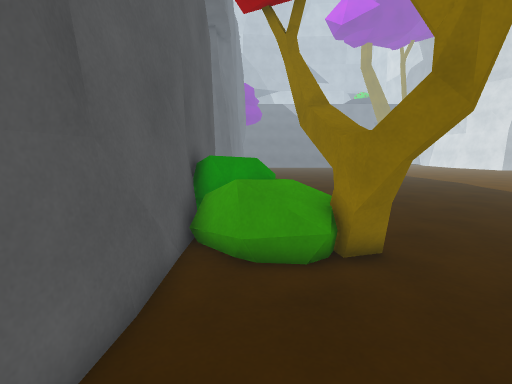
view 1 (above)

19 first-person views from a walk through a scene from a Unity 3-D project. The camera is 1.3 m above the floor, tilts 8° down and sees 85° across. The floor is counted in squares, 0.5 m on a side. Each view is taken from the middle of a square. On the plan, view 1 faces up. The plan holds only what a view shows up to about 19 squares ahead; the rest is blank. The place goes on beyond the plan. The player is left out. Surface patterns are stand-ins for the level's own textures.

view 2
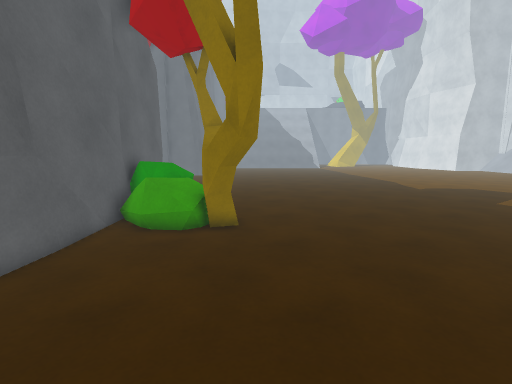

view 3
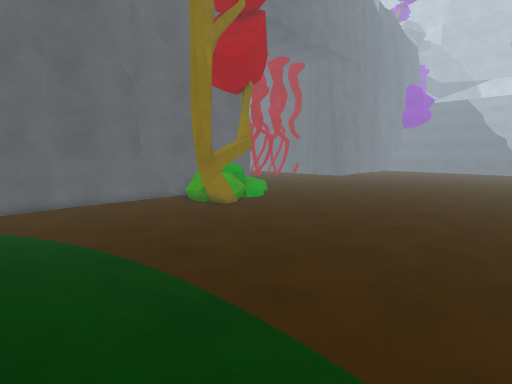

view 4
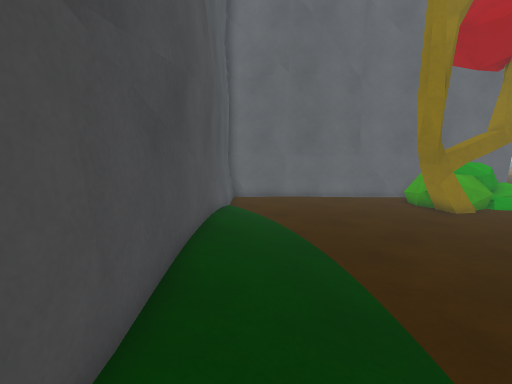

view 5
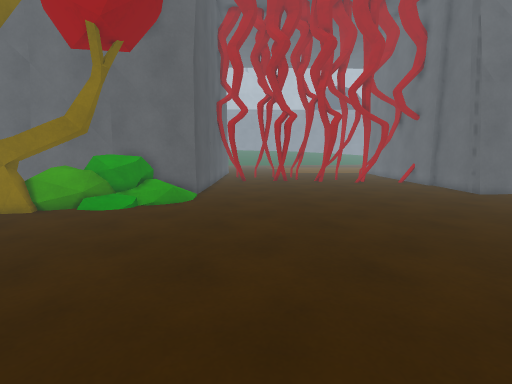

view 6
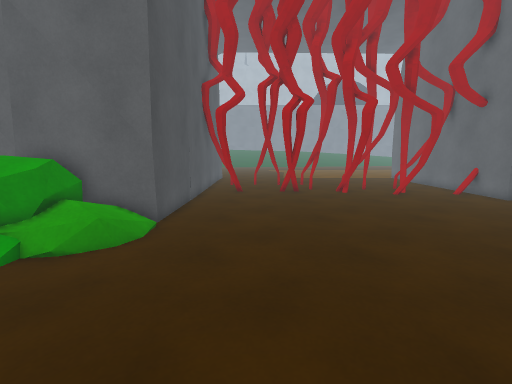

view 7
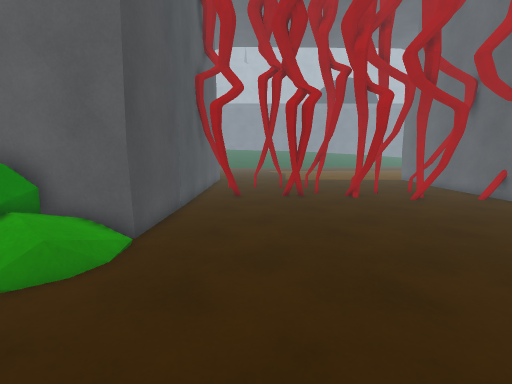

view 8
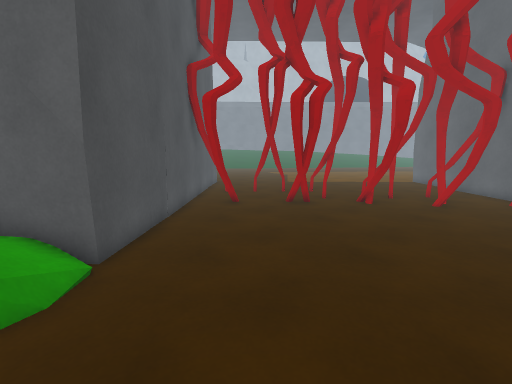

view 9
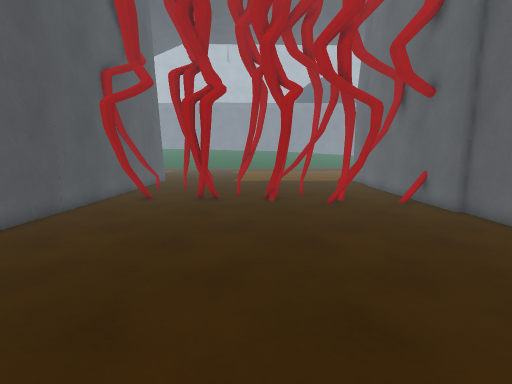

view 10
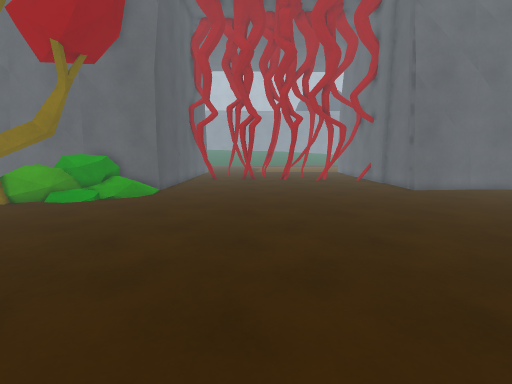

view 11
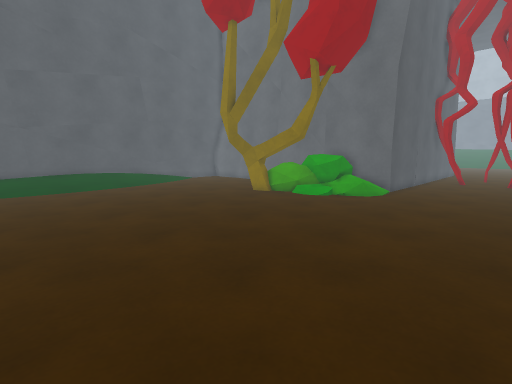

view 12
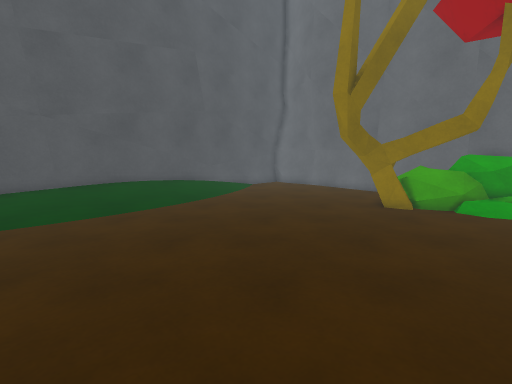

view 13
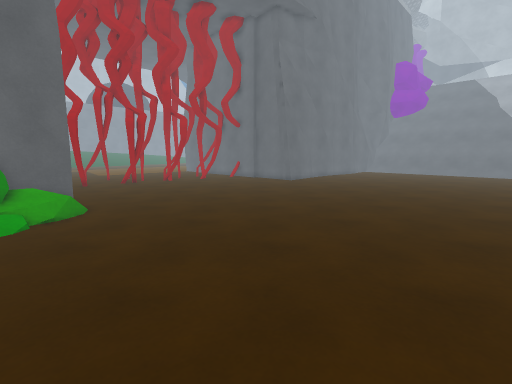

view 14
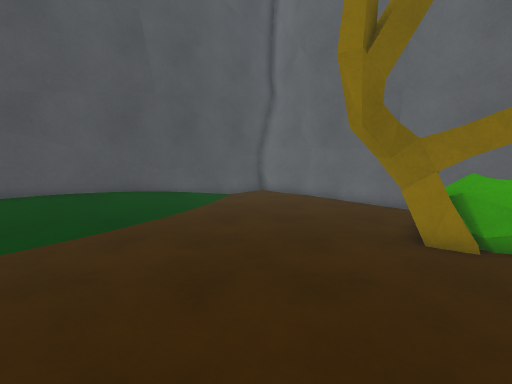

view 15
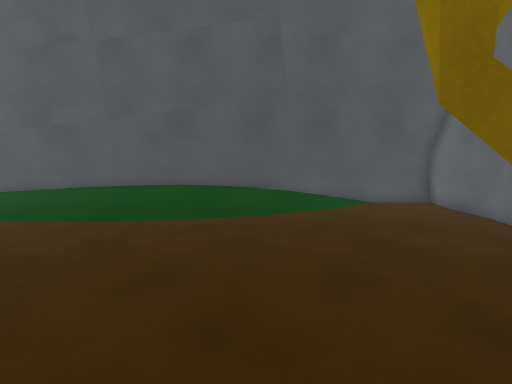

view 16
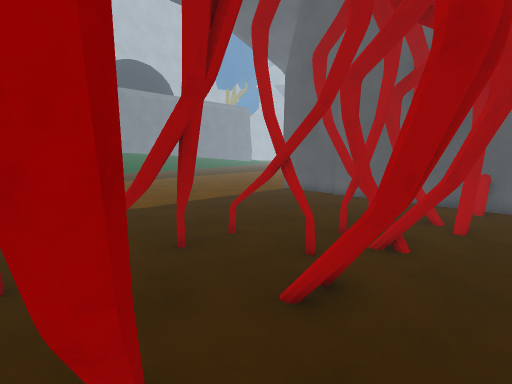

view 17
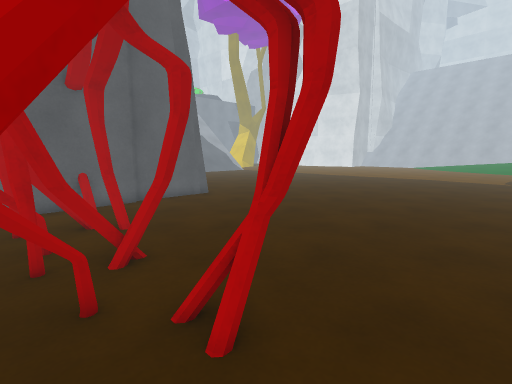

view 18
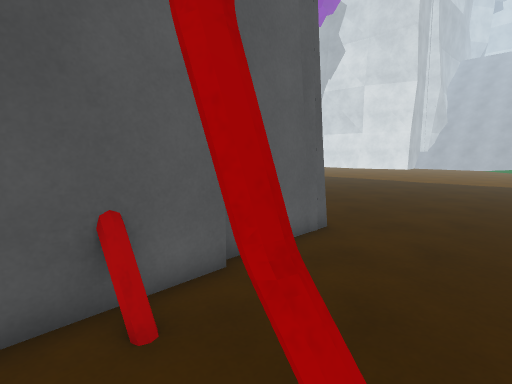

view 19
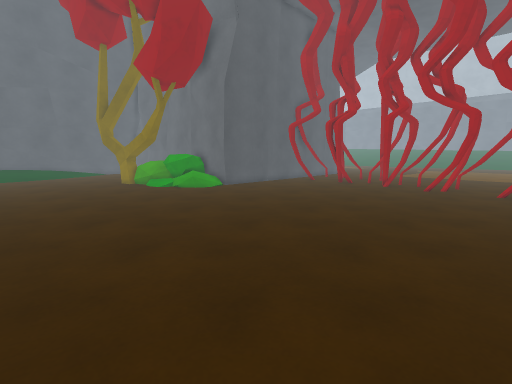

### Floor plan
Key: @ floor where view 1 was taken; # wall or solid block; x gap in a wall; . main floor; : floor 0.25 m higher than the main floor; + floor 0.5 m higher than the main floor; = window, fence, low wall or low ledge; T thing the floor can be seen under or through; O other object.
Columns run from 14 left of view 1 to 17 right of it. Each row starts with its distance up from view 1.
 32 ############................
 31 ..x.=.......................
 30 . #.........................
 29 .##.##......................
 28 ..#x##......................
 27 TTT.........................
 26 TTT.........................
 25 .TT.........................
 24 ..T==#.......................
 23 TT...........................
 22 TT=..........................
 21 ...#=#.......................  .
 20 =..#=#.........................
 19 ##.............................
 18 ##.............................
 17 ....=...........................
 16 # ..##..........................
 15 ## .............................
 14  ############::.................
 13             #  :................
 12             #  :................
 11             #OOO ...............
 10             #OOOO...............
  9             #OOOOO..............
  8             #OOOOO..............
  7             #OOOOO..............
  6             #..OOOO.............
  5            ##....OO.............
  4            ##...................
  3            ##...................
  2            ##...................
  1            ##...................
  0            #=.@.................
 -1            #=...................
 -2            #=..........::::::::.
 -3            ##.......::::::::::::
 -4            ##.....::::::+++++:::
 -5            #####################

Positions as (right, up) in squares from view 1, and headings:
1: (0, 0), facing up
2: (4, -4), facing up
3: (17, -4), facing up-left
4: (17, -3), facing left
5: (15, 18), facing left
6: (8, 18), facing left
7: (6, 18), facing left
8: (4, 18), facing left
9: (5, 23), facing left
10: (17, 21), facing left
11: (17, 21), facing down-left
12: (17, 12), facing down-left
13: (14, 11), facing up-left
14: (12, 9), facing down-left
15: (7, 10), facing down
16: (-8, 16), facing up-left
17: (-13, 17), facing up-right
18: (-11, 27), facing up-right
19: (12, 32), facing down-left
